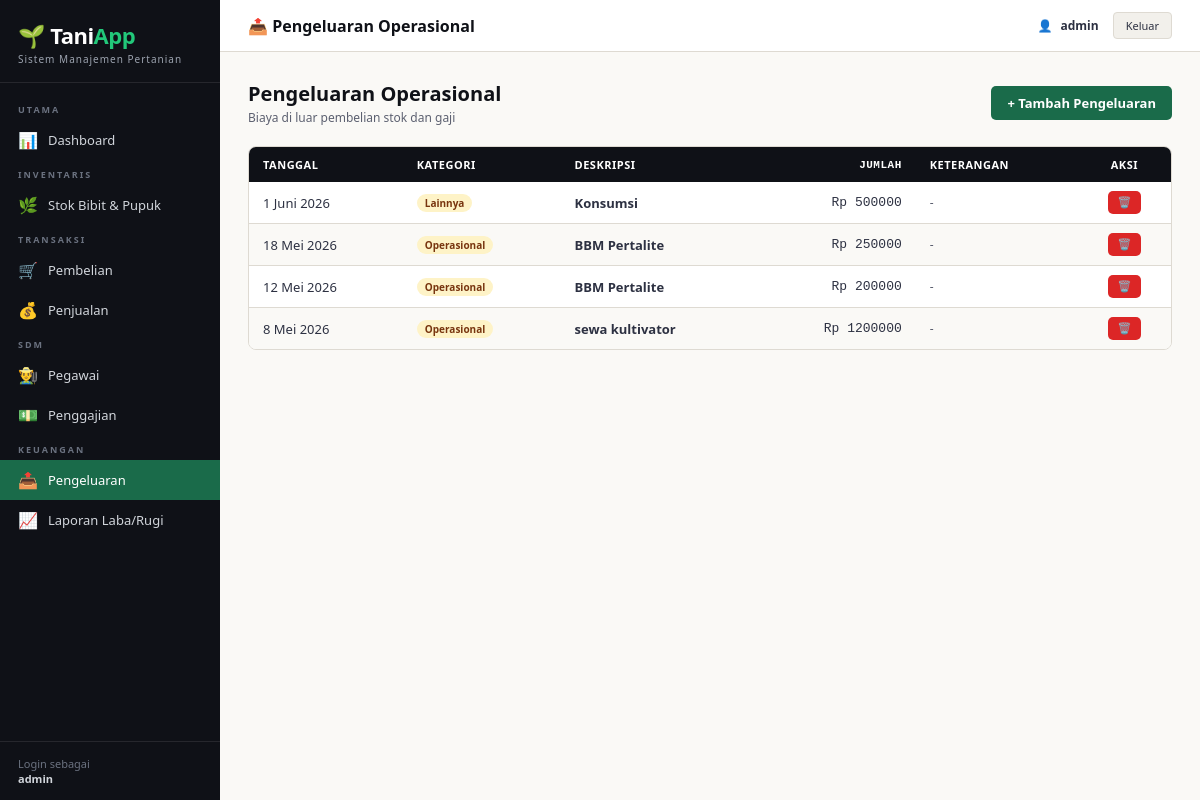
The page /laporan/pengeluaran/ (signed in) on the database as committed earlier.
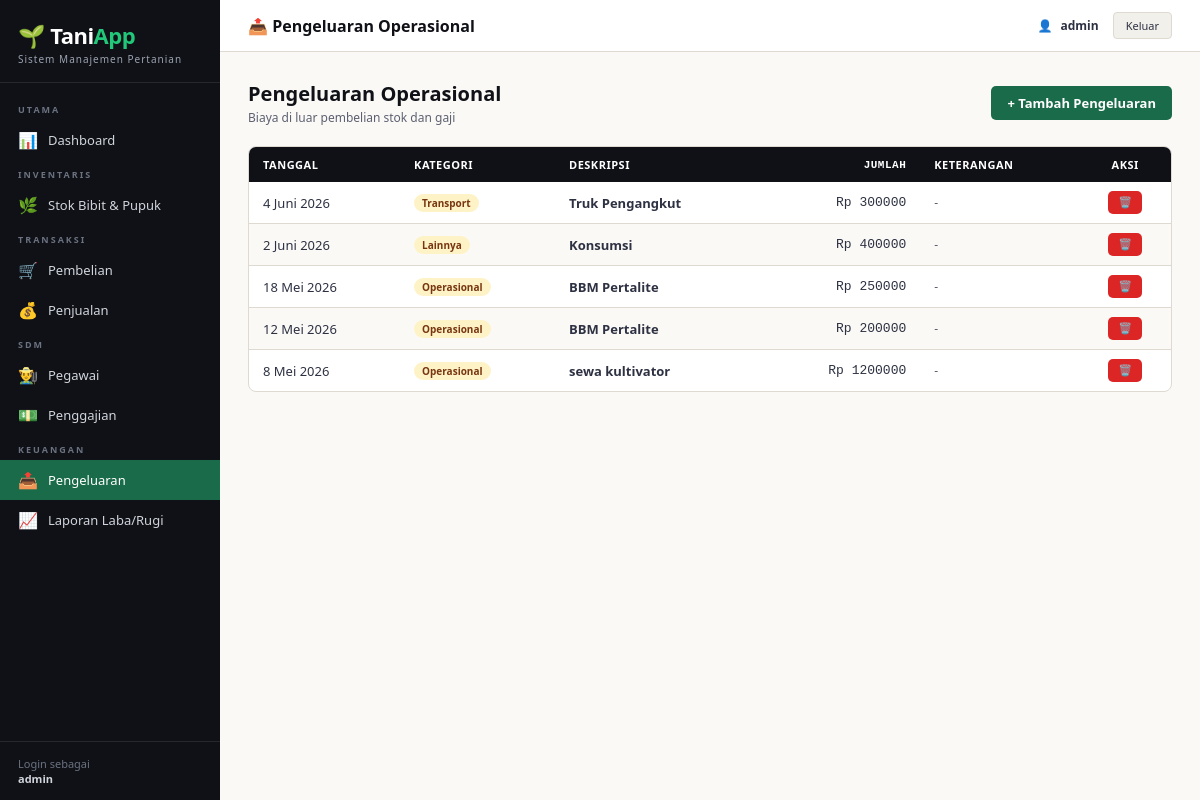
The same page on the database as committed later.
### laporan/models.py (models this page shows, shortened)
class PengeluaranLain(models.Model):
    KATEGORI_CHOICES = [
        ('operasional', 'Operasional'),
        ('peralatan',   'Peralatan'),
        ('transport',   'Transport'),
        ('lainnya',     'Lainnya'),
    ]
    tanggal    = models.DateField()
    kategori   = models.CharField(max_length=20, choices=KATEGORI_CHOICES, default='operasional')
    deskripsi  = models.CharField(max_length=200)
    jumlah     = models.FloatField()
    keterangan = models.TextField(blank=True, default='')
    created_at = models.DateTimeField(auto_now_add=True)
    class Meta:
        ordering = ['-tanggal', '-id']

### laporan/views.py (the view)
# urls.py: path('pengeluaran/',          views.list_pengeluaran,   name='list_pengeluaran'),
@login_required
def list_pengeluaran(request):
    qs = PengeluaranLain.objects.all()
    return render(request, 'laporan/list_pengeluaran.html', {'list': qs})

### templates/laporan/list_pengeluaran.html (shortened to what this page needs)
{% extends "base.html" %}
{% block topbar_title %}📤 Pengeluaran Operasional{% endblock %}
{% block nav_pengeluaran %}active{% endblock %}
{% block content %}
<div class="page-header">
  <div><h1>Pengeluaran Operasional</h1><p>Biaya di luar pembelian stok dan gaji</p></div>
  <a href="/laporan/pengeluaran/tambah/" class="btn btn-primary">+ Tambah Pengeluaran</a>
</div>
<div class="table-wrap">
  <table>
    <thead><tr><th>Tanggal</th><th>Kategori</th><th>Deskripsi</th><th class="td-right">Jumlah</th><th>Keterangan</th><th class="td-center">Aksi</th></tr></thead>
    <tbody>
      {% for pe in list %}
      <tr>
        <td>{{ pe.tanggal }}</td>
        <td><span class="badge badge-lainnya">{{ pe.get_kategori_display }}</span></td>
        <td><strong>{{ pe.deskripsi }}</strong></td>
        <td class="td-right">Rp {{ pe.jumlah|floatformat:0 }}</td>
        <td class="text-muted">{{ pe.keterangan|default:"-" }}</td>
        <td class="td-center">
          <form method="post" action="/laporan/pengeluaran/{{ pe.pk }}/hapus/" style="display:inline" onsubmit="return confirm('Hapus pengeluaran ini?')">
            {% csrf_token %}<button type="submit" class="btn btn-danger btn-sm">🗑️</button>
          </form>
        </td>
      </tr>
      {% empty %}
      <tr><td colspan="6" class="td-center text-muted" style="padding:24px">Belum ada pengeluaran.</td></tr>
      {% endfor %}
    </tbody>
  </table>
</div>
{% endblock %}

### templates/base.html (shortened to what this page needs)
<!DOCTYPE html>
<html lang="id">
<head>
</head>
<body>
<aside class="sidebar">
  <div class="sidebar-brand">
    <div class="logo">🌱 Tani<span>App</span></div>
    <div class="tagline">Sistem Manajemen Pertanian</div>
  </div>
  <nav class="nav">
    <div class="nav-section">Utama</div>
    <a href="/" class="{% block nav_dashboard %}{% endblock %}"><span class="ico">📊</span> Dashboard</a>
    <div class="nav-section">Inventaris</div>
    <a href="/stok/" class="{% block nav_stok %}{% endblock %}"><span class="ico">🌿</span> Stok Bibit & Pupuk</a>
    <div class="nav-section">Transaksi</div>
    <a href="/transaksi/pembelian/" class="{% block nav_beli %}{% endblock %}"><span class="ico">🛒</span> Pembelian</a>
    <a href="/transaksi/penjualan/" class="{% block nav_jual %}{% endblock %}"><span class="ico">💰</span> Penjualan</a>
    <div class="nav-section">SDM</div>
    <a href="/pegawai/" class="{% block nav_pegawai %}{% endblock %}"><span class="ico">👨‍🌾</span> Pegawai</a>
    <a href="/pegawai/penggajian/" class="{% block nav_gaji %}{% endblock %}"><span class="ico">💵</span> Penggajian</a>
    <div class="nav-section">Keuangan</div>
    <a href="/laporan/pengeluaran/" class="{% block nav_pengeluaran %}{% endblock %}"><span class="ico">📤</span> Pengeluaran</a>
    <a href="/laporan/laba-rugi/" class="{% block nav_laporan %}{% endblock %}"><span class="ico">📈</span> Laporan Laba/Rugi</a>
  </nav>
  <div class="sidebar-footer">
    Login sebagai<br><strong>{{ request.user.username }}</strong>
  </div>
</aside>
<div class="main">
  <div class="topbar">
    <div class="topbar-title">{% block topbar_title %}{% endblock %}</div>
    <div class="topbar-right">
      <div class="user-badge">👤 <strong>{{ request.user.username }}</strong></div>
      <a href="/logout/" class="btn-logout">Keluar</a>
    </div>
  </div>
  <div class="content">
    {% block content %}{% endblock %}
  </div>
</div>
</body>
</html>

### templates/base.html (style rules this page uses)
:root { --green: #1a6b4a; --green2: #22c87a; --green3: #f0fdf4; --ink: #0f1117; --ink2: #2d3142; --ink3: #5c6070; --paper: #faf9f6; --paper2: #f2f0eb; --rule: #dedad2; --red: #dc2626; --blue: #1d4ed8; --gold: #b45309; --sidebar: 220px; }
*,*::before,*::after { margin:0;padding:0;box-sizing:border-box }
html { font-size:15px }
body { font-family:'Segoe UI',system-ui,sans-serif;background:var(--paper);color:var(--ink);display:flex;min-height:100vh }
.sidebar { width:var(--sidebar);background:var(--ink);color:#fff;display:flex;flex-direction:column;position:fixed;top:0;left:0;height:100vh;z-index:100;overflow-y:auto }
.sidebar-brand { padding:20px 18px 16px;border-bottom:1px solid #ffffff18 }
.sidebar-brand .logo { font-size:22px;font-weight:700;letter-spacing:-.5px;color:#fff }
.sidebar-brand .logo span { color:var(--green2) }
.sidebar-brand .tagline { font-size:10px;color:#9ca3af;letter-spacing:1px;margin-top:2px }
.nav { padding:12px 0;flex:1 }
.nav-section { padding:8px 18px 4px;font-size:9px;font-weight:600;letter-spacing:2px;text-transform:uppercase;color:#6b7280 }
.nav a { display:flex;align-items:center;gap:10px;padding:9px 18px;color:#d1d5db;text-decoration:none;font-size:13px;font-weight:500;transition:background .15s }
.nav a.active { background:var(--green);color:#fff }
.nav a .ico { font-size:16px;width:20px;text-align:center }
.sidebar-footer { padding:14px 18px;border-top:1px solid #ffffff18;font-size:11px;color:#6b7280 }
.sidebar-footer strong { color:#d1d5db }
.main { margin-left:var(--sidebar);flex:1;display:flex;flex-direction:column;min-height:100vh }
.topbar { background:#fff;border-bottom:1px solid var(--rule);padding:12px 28px;display:flex;align-items:center;justify-content:space-between;position:sticky;top:0;z-index:50 }
.topbar-title { font-size:16px;font-weight:700;color:var(--ink) }
.topbar-right { display:flex;align-items:center;gap:14px }
.user-badge { display:flex;align-items:center;gap:8px;font-size:12px;color:var(--ink3) }
.user-badge strong { color:var(--ink2) }
.btn-logout { font-size:11px;background:var(--paper2);border:1px solid var(--rule);border-radius:4px;padding:5px 12px;color:var(--ink2);text-decoration:none;font-weight:500 }
.content { padding:28px;flex:1 }
.page-header { display:flex;align-items:center;justify-content:space-between;margin-bottom:20px;gap:12px;flex-wrap:wrap }
.page-header h1 { font-size:20px;font-weight:700;color:var(--ink) }
.page-header p { font-size:12px;color:var(--ink3);margin-top:2px }
.btn { display:inline-flex;align-items:center;gap:6px;padding:8px 16px;border-radius:5px;font-size:13px;font-weight:600;text-decoration:none;border:none;cursor:pointer;transition:filter .15s }
.btn-primary { background:var(--green);color:#fff }
.btn-danger { background:var(--red);color:#fff }
.btn-sm { padding:5px 10px;font-size:11px }
.table-wrap { overflow-x:auto;background:#fff;border:1px solid var(--rule);border-radius:8px }
table { width:100%;border-collapse:collapse;font-size:13px }
thead th { background:var(--ink);color:#fff;padding:10px 14px;text-align:left;font-size:11px;font-weight:600;letter-spacing:.5px;text-transform:uppercase }
tbody tr:nth-child(even) { background:var(--paper) }
tbody td { padding:9px 14px;border-bottom:1px solid var(--rule);vertical-align:middle;color:var(--ink2) }
tbody tr:last-child td { border-bottom:none }
.td-right { text-align:right;font-family:monospace }
.td-center { text-align:center }
.badge { display:inline-block;padding:2px 8px;border-radius:100px;font-size:10px;font-weight:600 }
.badge-lainnya { background:#fef3c7;color:#78350f }
.text-muted { color:var(--ink3);font-size:12px }

Rows that differ between the two databases and show on the page:
removed PengeluaranLain: tanggal "1 Juni 2026", kategori "Lainnya", deskripsi "Konsumsi", jumlah "500000", keterangan "-"
added PengeluaranLain: tanggal "4 Juni 2026", kategori "Transport", deskripsi "Truk Pengangkut", jumlah "300000", keterangan "-"
added PengeluaranLain: tanggal "2 Juni 2026", kategori "Lainnya", deskripsi "Konsumsi", jumlah "400000", keterangan "-"
